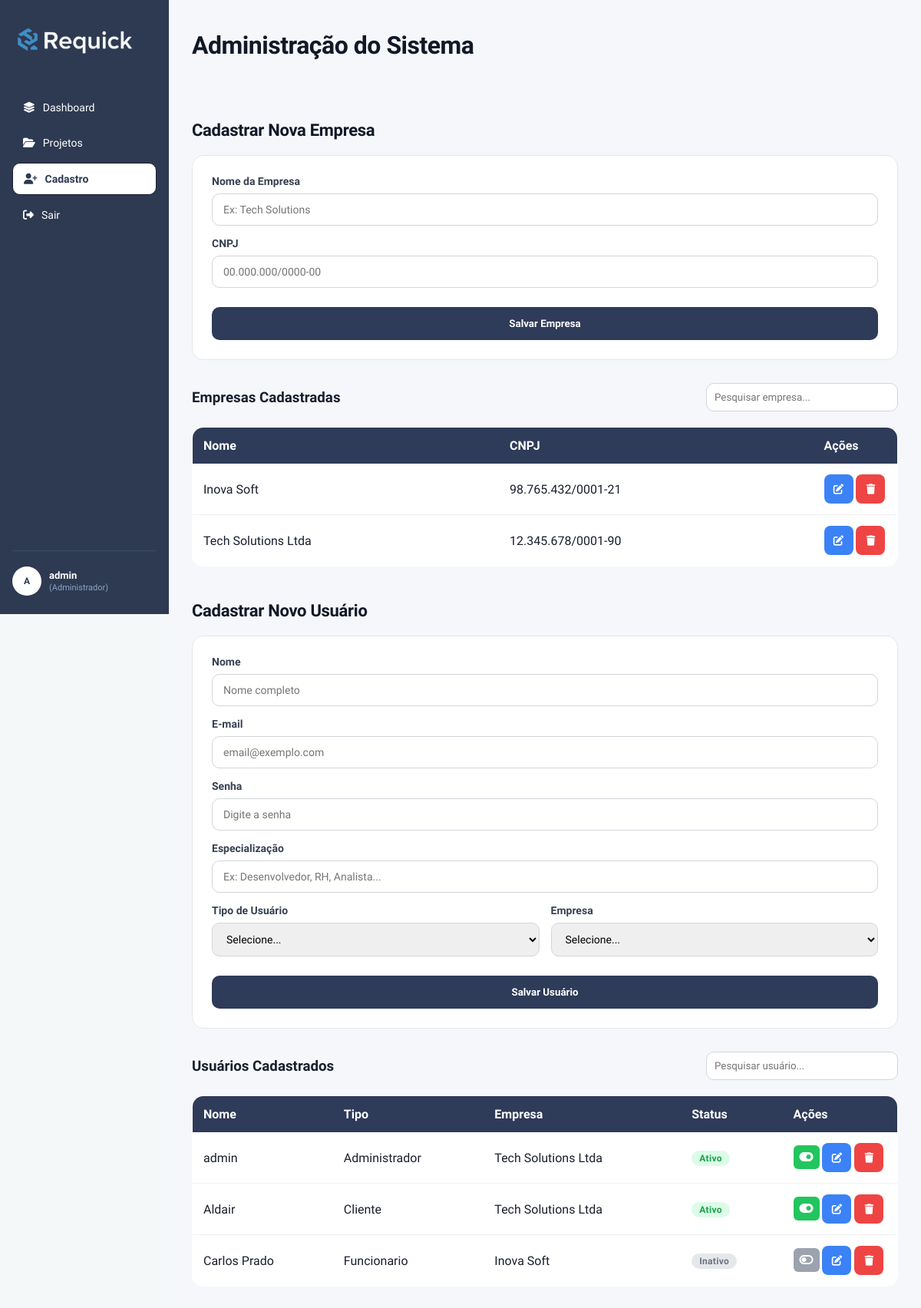
Before: /php/cadastro.php (signed in) with the older database file.
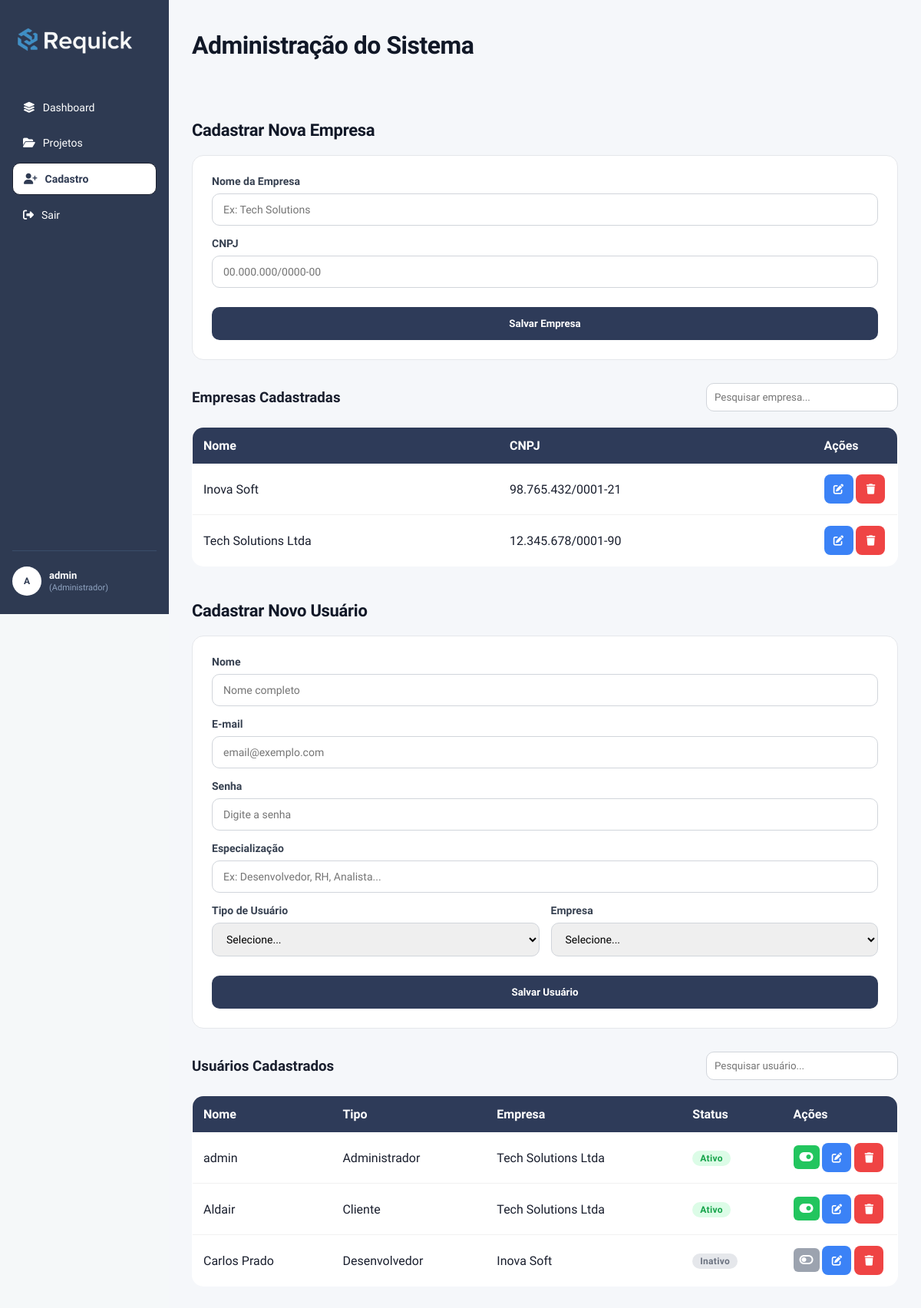
After: the same page with the newer database file.
### tables this page shows
CREATE TABLE `tb_usuarios` (
  `id` int(11) NOT NULL,
  `nome` varchar(100) NOT NULL,
  `email` varchar(100) NOT NULL,
  `tipo_usuario` varchar(50) DEFAULT NULL,
  `especializacao` varchar(100) DEFAULT NULL,
  `senha` varchar(255) NOT NULL,
  `id_empresa` int(11) DEFAULT NULL,
  `status` enum('ativo','inativo') NOT NULL DEFAULT 'ativo'
);

CREATE TABLE `tb_empresa` (
  `id` int(11) NOT NULL,
  `nome_empresa` varchar(255) NOT NULL,
  `cnpj` varchar(18) NOT NULL
);

### php/cadastro.php (the view, shortened to what the changed rows need)
<?php
require_once '../config/conexao.php';
$usuarios = $pdo->query("SELECT u.*, e.nome_empresa FROM tb_usuarios u LEFT JOIN tb_empresa e ON u.id_empresa = e.id ORDER BY u.nome")->fetchAll(PDO::FETCH_ASSOC);
?>
<!DOCTYPE html>
<html lang="pt-BR">
<head>
    <link rel="stylesheet" href="../css/style.css" />
    <link rel="stylesheet" href="https://cdnjs.cloudflare.com/ajax/libs/font-awesome/6.5.1/css/all.min.css">
    <link rel="stylesheet" href="../css/cadastro.css">
</head>
<body>
    <div class="ConteudoPrincipal">
        <header class="CabecalhoPagina">
            <h1 class="TituloBoasVindas">Administração do Sistema</h1>
        </header>
        <div class="GradeCadastro">
            <div class="ColunaEsquerda">
                <h2 class="TituloSecao">Cadastrar Nova Empresa</h2>
                <table class="TabelaCrud" id="tbEmpresas">
                    <thead>
                        <tr>
                            <th>Nome</th>
                            <th>CNPJ</th>
                            <th width="110px">Ações</th>
                        </tr>
                    </thead>
                </table>
            </div>
            <div class="ColunaDireita">
                <h2 class="TituloSecao">Cadastrar Novo Usuário</h2>
                <table class="TabelaCrud" id="tbUsuarios">
                    <thead>
                        <tr>
                            <th>Nome</th>
                            <th>Tipo</th>
                            <th>Empresa</th>
                            <th>Status</th>
                            <th width="150px">Ações</th>
                        </tr>
                    </thead>
                    <tbody>
                        <?php foreach ($usuarios as $usu):
                            $statusAtual = (array_key_exists('status', $usu) && strtolower($usu['status']) === 'inativo') ? 'inativo' : 'ativo';
                            $isAtivo     = ($statusAtual === 'ativo');
                        ?>
                            <tr>
                                <td><?= htmlspecialchars($usu['nome']) ?></td>
                                <td><?= htmlspecialchars($usu['tipo_usuario']) ?></td>
                                <td><?= htmlspecialchars($usu['nome_empresa'] ?? 'Sem Empresa') ?></td>
                                <td>
                                    <span class="BadgeStatus <?= $isAtivo ? 'BadgeAtivo' : 'BadgeInativo' ?>">
                                        <?= $isAtivo ? 'Ativo' : 'Inativo' ?>
                                    </span>
                                </td>
                                <td>
                                    <button onclick="toggleStatus(<?= $usu['id'] ?>, '<?= $statusAtual ?>')"
                                            class="BtnToggle <?= $isAtivo ? 'BtnToggleAtivo' : 'BtnToggleInativo' ?>"
                                            title="<?= $isAtivo ? 'Clique para desativar' : 'Clique para ativar' ?>">
                                        <i class="fas <?= $isAtivo ? 'fa-toggle-on' : 'fa-toggle-off' ?>"></i>
                                    </button>
                                    <button onclick="abrirModalUsuario(<?= $usu['id'] ?>, '<?= htmlspecialchars(addslashes($usu['nome'])) ?>', '<?= htmlspecialchars(addslashes($usu['email'])) ?>', '<?= htmlspecialchars(addslashes($usu['tipo_usuario'])) ?>', '<?= htmlspecialchars(addslashes($usu['especializacao'] ?? '')) ?>', <?= (int)($usu['id_empresa'] ?? 0) ?>)"
                                            class="BtnAcao BtnEdit" title="Editar">
                                        <i class="fas fa-edit"></i>
                                    </button>
                                    <button onclick="confirmarDelecao(<?= $usu['id'] ?>, 'usuario')"
                                            class="BtnAcao BtnDelete" title="Deletar">
                                        <i class="fas fa-trash"></i>
                                    </button>
                                </td>
                            </tr>
                        <?php endforeach; ?>
                    </tbody>
                </table>
            </div>
        </div>
    </div>
</body>
</html>

Changed rows visible on the page:
changed tb_usuarios "Carlos Prado": tipo_usuario "Funcionario" → "Desenvolvedor"
